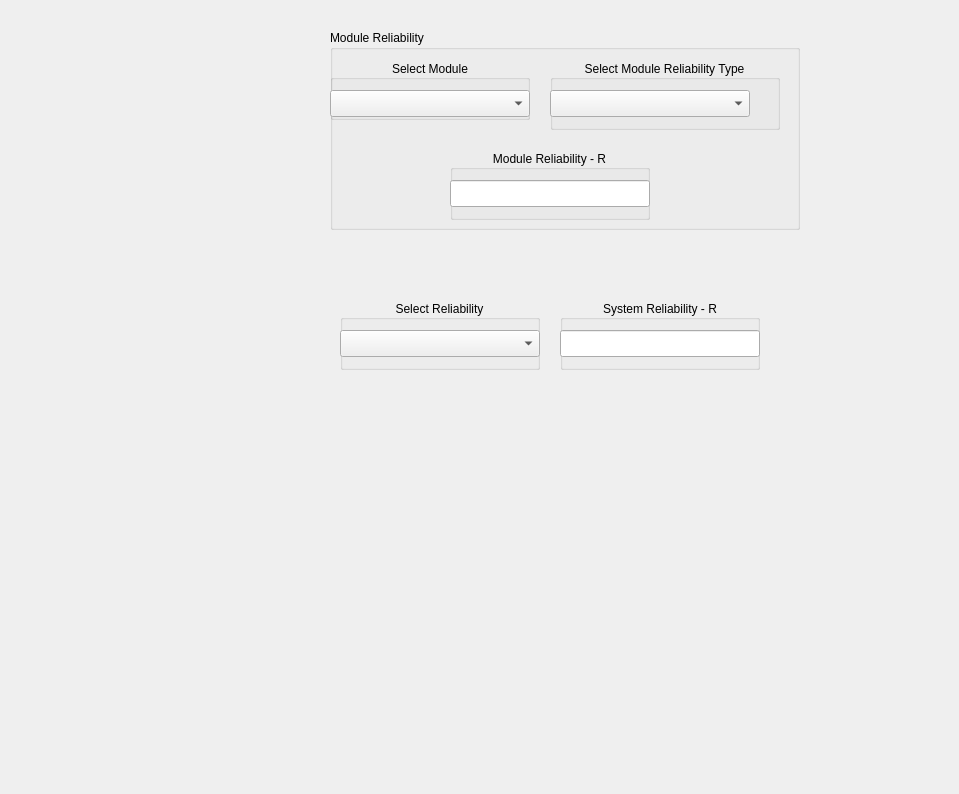
      <widget class="QWidget" name="tab_reliability">
       <attribute name="title">
        <string>Reliability Analysis</string>
       </attribute>
       <widget class="QWidget" name="widget_monitoring_reliability" native="true">
        <property name="geometry">
         <rect>
          <x>150</x>
          <y>360</y>
          <width>800</width>
          <height>425</height>
         </rect>
        </property>
       </widget>
       <widget class="QGroupBox" name="groupBox_sys_reliability">
        <property name="geometry">
         <rect>
          <x>560</x>
          <y>300</y>
          <width>200</width>
          <height>70</height>
         </rect>
        </property>
        <property name="title">
         <string>System Reliability - R</string>
        </property>
        <property name="alignment">
         <set>Qt::AlignCenter</set>
        </property>
        <widget class="QLineEdit" name="lineEdit_m_sys_reliability">
         <property name="geometry">
          <rect>
           <x>0</x>
           <y>30</y>
           <width>200</width>
           <height>27</height>
          </rect>
         </property>
         <property name="readOnly">
          <bool>true</bool>
         </property>
        </widget>
       </widget>
       <widget class="QGroupBox" name="groupBox_sys_select_reliability_type">
        <property name="geometry">
         <rect>
          <x>340</x>
          <y>300</y>
          <width>200</width>
          <height>70</height>
         </rect>
        </property>
        <property name="title">
         <string>Select Reliability</string>
        </property>
        <property name="alignment">
         <set>Qt::AlignCenter</set>
        </property>
        <widget class="QComboBox" name="comboBox_m_sys_select_reliability_type">
         <property name="geometry">
          <rect>
           <x>0</x>
           <y>30</y>
           <width>200</width>
           <height>27</height>
          </rect>
         </property>
        </widget>
       </widget>
       <widget class="QGroupBox" name="groupBox_6">
        <property name="geometry">
         <rect>
          <x>330</x>
          <y>30</y>
          <width>470</width>
          <height>200</height>
         </rect>
        </property>
        <property name="title">
         <string>Module Reliability</string>
        </property>
        <widget class="QGroupBox" name="groupBox_select_reliability_module">
         <property name="geometry">
          <rect>
           <x>0</x>
           <y>30</y>
           <width>200</width>
           <height>60</height>
          </rect>
         </property>
         <property name="title">
          <string>Select Module</string>
         </property>
         <property name="alignment">
          <set>Qt::AlignCenter</set>
         </property>
         <property name="flat">
          <bool>false</bool>
         </property>
         <property name="checkable">
          <bool>false</bool>
         </property>
         <widget class="QComboBox" name="comboBox_m_reliability_module">
          <property name="geometry">
           <rect>
            <x>0</x>
            <y>30</y>
            <width>200</width>
            <height>27</height>
           </rect>
          </property>
          <property name="currentText">
           <string/>
          </property>
         </widget>
        </widget>
        <widget class="QGroupBox" name="groupBox_module_reliability">
         <property name="geometry">
          <rect>
           <x>120</x>
           <y>120</y>
           <width>200</width>
           <height>70</height>
          </rect>
         </property>
         <property name="title">
          <string>Module Reliability - R</string>
         </property>
         <property name="alignment">
          <set>Qt::AlignCenter</set>
         </property>
         <widget class="QLineEdit" name="lineEdit_m_module_reliability">
          <property name="geometry">
           <rect>
            <x>0</x>
            <y>30</y>
            <width>200</width>
            <height>27</height>
           </rect>
          </property>
          <property name="readOnly">
           <bool>true</bool>
          </property>
         </widget>
        </widget>
        <widget class="QGroupBox" name="groupBox_sys_select_module_reliability_type">
         <property name="geometry">
          <rect>
           <x>220</x>
           <y>30</y>
           <width>230</width>
           <height>70</height>
          </rect>
         </property>
         <property name="title">
          <string>Select Module Reliability Type</string>
         </property>
         <property name="alignment">
          <set>Qt::AlignCenter</set>
         </property>
         <widget class="QComboBox" name="comboBox_m_sys_select_module_reliability_type">
          <property name="geometry">
           <rect>
            <x>0</x>
            <y>30</y>
            <width>200</width>
            <height>27</height>
           </rect>
          </property>
         </widget>
        </widget>
       </widget>
      </widget>
